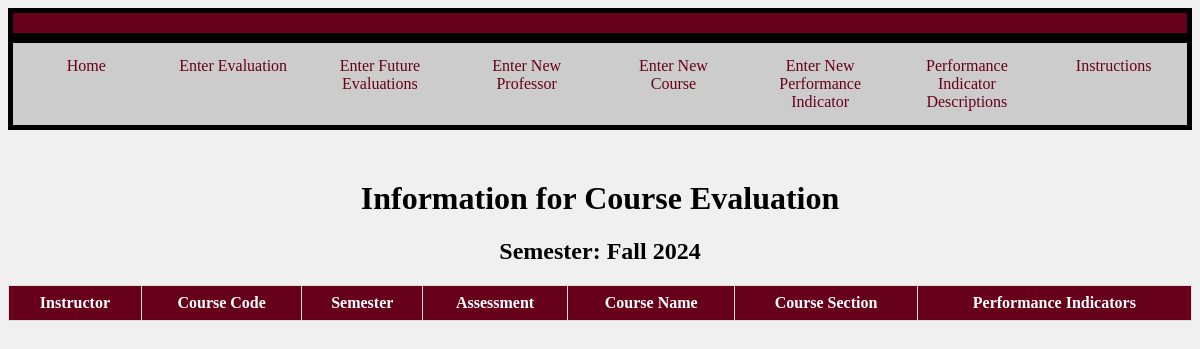
The page /fullSemester.php?semester=Fall 2024 on the database as committed earlier.
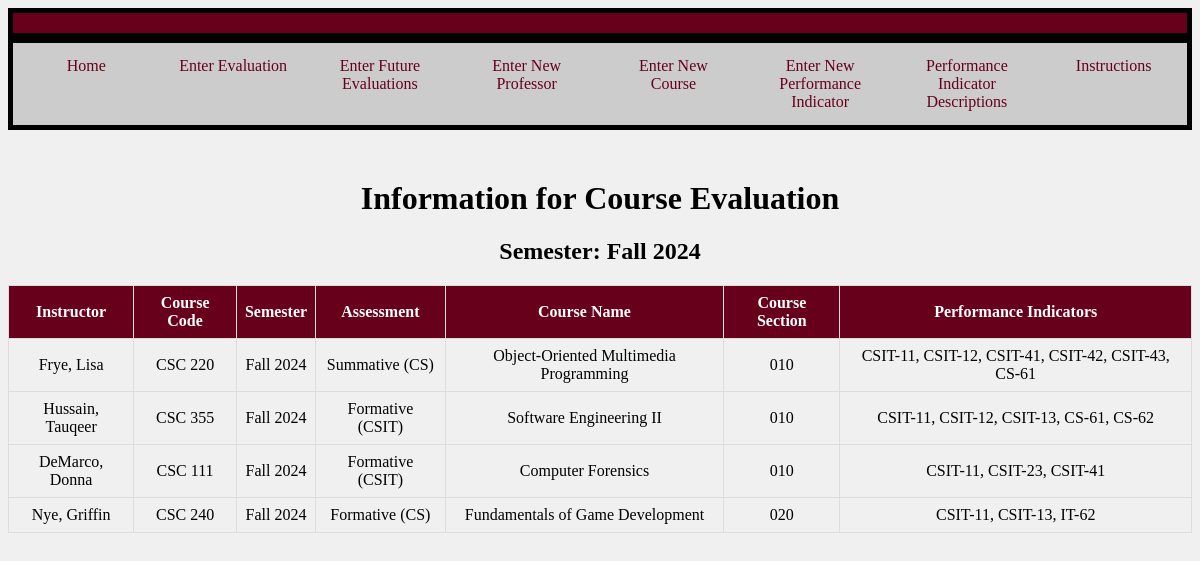
The same page on the database as committed later.
### tables this page shows
CREATE TABLE "EVAL" (
	"ID"	INTEGER,
	"Instructor"	TEXT,
	"CourseCode"	TEXT,
	"Semester"	TEXT,
	"Assessment"	TEXT,
	"CourseName"	TEXT,
	"CourseSection"	TEXT,
	"PerformanceIndicator"	TEXT,
	PRIMARY KEY("ID" AUTOINCREMENT)
);

### fullSemester.php (the view, shortened to what this page needs)
<?php
try {
    $db = new PDO('sqlite:CSC355.db');
}
catch (Exception $exc){
    echo 'Exception: Cannot connect to the database: ', $exc->getMessage(), "\n";
}
if((isset($_GET['semester']) && isset( $_GET['code']) && isset($_GET['sec']))){
    $semester = $_GET['semester'];
    $code = $_GET['code'];
    $sec = $_GET['sec'];
    $stmt = $db->prepare("SELECT * FROM EVAL WHERE SEMESTER = :semester AND CourseCode = :code AND CourseSection = :sec");
    $stmt->bindParam(':semester', $semester);
    $stmt->bindParam(':code', $code);
    $stmt->bindParam(':sec', $sec);
    $stmt->execute();
    $perfObjective = [];
    while ($row = $stmt->fetch(PDO::FETCH_ASSOC)) {
        $perfObjective[] = $row['PerformanceIndicator'];
    }
    $separateValues = [];
    foreach ($perfObjective as $string){
        $values = explode(',', $string);
        foreach ($values as $value){
            $separateValues[] = $value;
        }
    }
    $stmt2 = $db->prepare("SELECT * FROM EVAL WHERE SEMESTER = :semester AND CourseCode = :code AND CourseSection = :sec");
    $stmt2->bindParam(':semester', $semester);
    $stmt2->bindParam(':code', $code);
    $stmt2->bindParam(':sec', $sec);
    $stmt2->execute();
    echo "<div class='header'></div>
    <div class='navigation'>
        <ul>
            <li><a href='https://unixweb.kutztown.edu/~dclea255/CourseEvaluator/home.php'>Home</a></li>
            <li><a href='https://unixweb.kutztown.edu/~dclea255/CourseEvaluator/Prototype1.php'>Enter Evaluation</a></li>
            <li><a href='#'>Enter Future Evaluations</a></li>
            <li><a href='https://unixweb.kutztown.edu/~dclea255/CourseEvaluator/enterProf.php'>Enter New Professor</a></li>
            <li><a href='#'>Enter New Course</a></li>
            <li><a href='#'>Enter New Performance Indicator</a></li>
            <li><a href='#'>Performance Indicator Descriptions</a></li>
            <li><a href='https://unixweb.kutztown.edu/~irove/instructions.php'>Instructions</a></li>
        </ul>
    </div>";
    echo "<h1 style = 'text-align: center;'>Information for Course Evaluation</h1>";
    echo "<h2 style = 'text-align: center;'>Semester: $semester</h2>";
    echo "<h2 style = 'text-align: center;'>Course Code: $code</h2>";
    echo "<div class='table1'>";
    echo "<table border='1'>
            <tr>
                <th>Instructor</th>
                <th>Course Code</th>
                <th>Semester</th>
                <th>Assessment</th>
                <th>Course Name</th>
                <th>Course Section</th>
            </tr>";
    while ($row = $stmt2->fetch(PDO::FETCH_ASSOC)) {
        echo "<tr>";
            echo "<td>" . $row['Instructor'] . "</td>";
            echo "<td>" . $row['CourseCode'] . "</td>";
            echo "<td>" . $row['Semester'] . "</td>";
            echo "<td>" . $row['Assessment'] . "</td>";
            echo "<td>" . $row['CourseName'] . "</td>";
            echo "<td>" . $row['CourseSection'] . "</td>";
            echo "</tr>";
    }
echo "</table>";
echo "</div>";
$stmt3 = $db->prepare("SELECT StudentNumbers, Major, EvaluationScore FROM StudentTable WHERE ID = (SELECT ID FROM EVAL WHERE SEMESTER = :semester AND CourseCode = :code AND CourseSection = :sec)");
$stmt3->bindParam(':semester', $semester);
$stmt3->bindParam(':code', $code);
$stmt3->bindParam(':sec', $sec);
$stmt3->execute();
$studentEvaluations = [];
while ($row = $stmt3->fetch(PDO::FETCH_ASSOC)) {
    $studentNumber = $row['StudentNumbers'];
    $major = $row['Major'];
    $evaluationScores = explode(',', $row['EvaluationScore']);
    $combinedScores = array_combine($separateValues, $evaluationScores);
    $studentEvaluations[] = [
        'studentNumber' => $studentNumber,
        'major' => $major,
        'scores' => $combinedScores
    ];
}
echo "<div>";
echo "<table border='1'>
        <tr>
            <th>Student Number</th>
            <th>Major</th>";
            foreach ($separateValues as $header){
                echo "<th>$header</th>";
            }
        echo "</tr>";
foreach ($studentEvaluations as $student) {
    echo "<tr>";
        echo "<td>" . $student['studentNumber'] . "</td>";
        echo "<td>" . $student['major'] . "</td>";
        foreach ($separateValues as $indicator) {
            echo "<td>" . $student['scores'][$indicator] . "</td>";
        }
        echo "</tr>";
}
echo "</table>";
echo "</div>";
}
elseif (isset($_GET['semester'])) {
    $semester = $_GET['semester'];
    $stmt = $db->prepare("SELECT * FROM EVAL WHERE SEMESTER = :semester");
    $stmt->bindParam(':semester', $semester);
    $stmt->execute();
    echo "<div class='header'></div>
    <div class='navigation'>
        <ul>
            <li><a href='https://unixweb.kutztown.edu/~dclea255/CourseEvaluator/home.php'>Home</a></li>
            <li><a href='https://unixweb.kutztown.edu/~dclea255/CourseEvaluator/Prototype1.php'>Enter Evaluation</a></li>
            <li><a href='#'>Enter Future Evaluations</a></li>
            <li><a href='https://unixweb.kutztown.edu/~dclea255/CourseEvaluator/enterProf.php'>Enter New Professor</a></li>
            <li><a href='https://unixweb.kutztown.edu/~dclea255/CourseEvaluator/enterCourse.php'>Enter New Course</a></li>
            <li><a href='https://unixweb.kutztown.edu/~dclea255/CourseEvaluator/enterIndicator.php'>Enter New Performance Indicator</a></li>
            <li><a href='#'>Performance Indicator Descriptions</a></li>
            <li><a href='https://unixweb.kutztown.edu/~irove/instructions.php'>Instructions</a></li>
        </ul>
    </div>";
    echo "<h1 style = 'text-align: center;'>Information for Course Evaluation</h1>";
    echo "<h2 style = 'text-align: center;'>Semester: $semester</h2>";
    echo "<table border='1'>
                <tr>
                    <th>Instructor</th>
                    <th>Course Code</th>
                    <th>Semester</th>
                    <th>Assessment</th>
                    <th>Course Name</th>
                    <th>Course Section</th>
                    <th>Performance Indicators</th>
                </tr>";
    while ($row = $stmt->fetch(PDO::FETCH_ASSOC)) {
        echo "<tr>";
            echo "<td>" . $row['Instructor'] . "</td>";
            echo "<td>" . $row['CourseCode'] . "</td>";
            echo "<td>" . $row['Semester'] . "</td>";
            echo "<td>" . $row['Assessment'] . "</td>";
            echo "<td>" . $row['CourseName'] . "</td>";
            echo "<td>" . $row['CourseSection'] . "</td>";
            echo "<td>". $row["PerformanceIndicator"] . "</td>";
            echo "</tr>";
    }
    echo "</table>";
}
?>
<!DOCTYPE html>
<html lang="en">
<head>
</head>
<body>
</body>
</html>

### fullSemester.php (style rules this page uses)
table { width: 100%; margin: 0 auto; border-collapse: collapse; }
td { padding: 20px; border: 1px solid black; text-align: center; }
.navigation { display: flex; justify-content: space-between; background-color: #ccc; overflow: hidden; width: 100%; margin-bottom: 50px; }
.navigation ul { margin: 0; padding: 0; list-style-type: none; overflow: hidden; display: flex; justify-content: space-between; width: 100%; border: 5px solid black; }
.navigation li { width: 25%; }
.navigation li a { display: block; color: #67001a; text-align: center; padding: 14px 16px; text-decoration: none; }
th, td { border: 1px solid #ddd; padding: 8px; text-align: center; }
th { background-color: #67001a; color: white; }
.header { background-color: #67001a; color: white; padding: 10px 0; text-align: center; border: 5px solid black; }
body { background-color: #f0f0f0; }

Rows that differ between the two databases and show on the page:
added eval: Instructor "Frye, Lisa", CourseCode "CSC 220", Semester "Fall 2024", Assessment "Summative (CS)", CourseName "Object-Oriented Multimedia Programming", CourseSection "010", PerformanceIndicator "CSIT-11, CSIT-12, CSIT-41, CSIT-42, CSIT-43, CS-61"
added eval: Instructor "Hussain, Tauqeer", CourseCode "CSC 355", Semester "Fall 2024", Assessment "Formative (CSIT)", CourseName "Software Engineering II", CourseSection "010", PerformanceIndicator "CSIT-11, CSIT-12, CSIT-13, CS-61, CS-62"
added eval: Instructor "DeMarco, Donna", CourseCode "CSC 111", Semester "Fall 2024", Assessment "Formative (CSIT)", CourseName "Computer Forensics", CourseSection "010", PerformanceIndicator "CSIT-11, CSIT-23, CSIT-41"
added eval: Instructor "Nye, Griffin", CourseCode "CSC 240", Semester "Fall 2024", Assessment "Formative (CS)", CourseName "Fundamentals of Game Development", CourseSection "020", PerformanceIndicator "CSIT-11, CSIT-13, IT-62"
